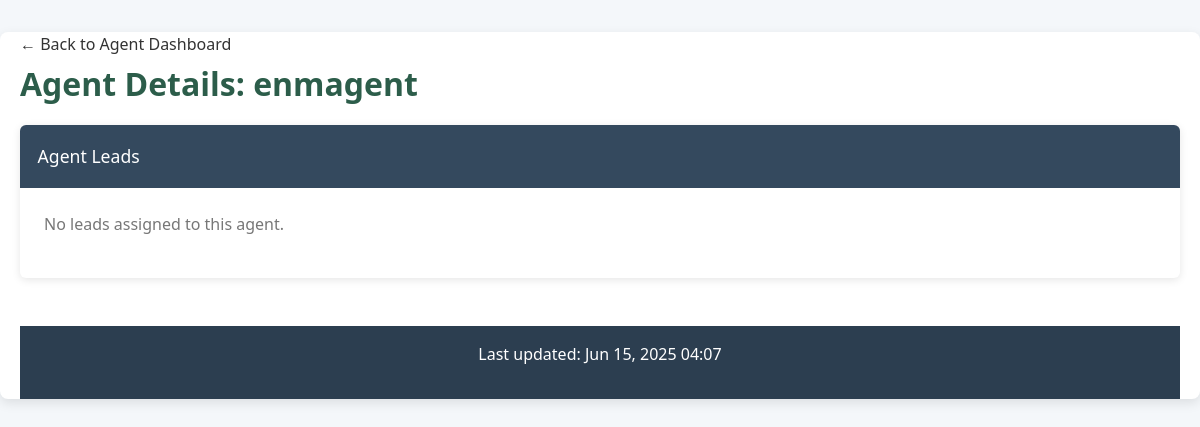
Before: /admin/agent_detail.php?id=6 (signed in) with the older database file.
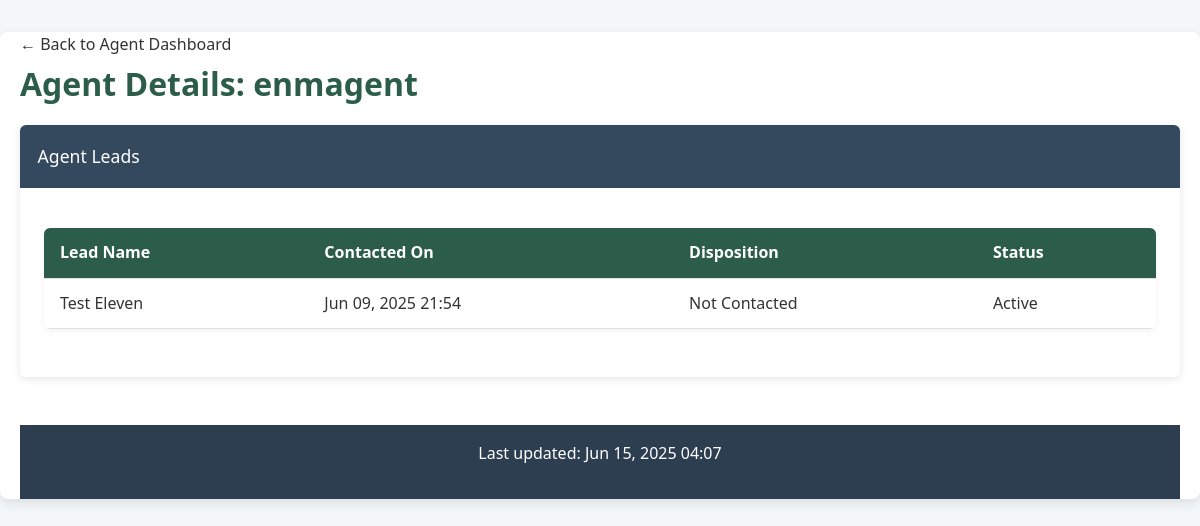
After: the same page with the newer database file.
### tables this page shows
CREATE TABLE `leads` (
  `id` int(11) NOT NULL,
  `external_id` varchar(100) NOT NULL,
  `prefix` varchar(20) DEFAULT NULL,
  `first_name` varchar(50) NOT NULL,
  `mi` varchar(10) DEFAULT NULL,
  `last_name` varchar(50) NOT NULL,
  `phone` varchar(20) NOT NULL,
  `email` varchar(100) DEFAULT NULL,
  `address_line` varchar(150) DEFAULT NULL,
  `suite_apt` varchar(50) DEFAULT NULL,
  `city` varchar(50) DEFAULT NULL,
  `state` char(2) DEFAULT NULL,
  `zip5` char(5) DEFAULT NULL,
  `zip4` char(4) DEFAULT NULL,
  `delivery_point_bar_code` varchar(20) DEFAULT NULL,
  `carrier_route` varchar(20) DEFAULT NULL,
  `fips_county_code` char(5) DEFAULT NULL,
  `county_name` varchar(50) DEFAULT NULL,
  `age` int(11) DEFAULT NULL,
  `insurance_interest_id` int(11) DEFAULT NULL,
  `source_id` int(11) NOT NULL,
  `status_id` int(11) NOT NULL DEFAULT 1,
  `do_not_call` tinyint(1) NOT NULL DEFAULT 0,
  `taken_by` int(11) DEFAULT NULL,
  `taken_at` datetime DEFAULT NULL,
  `created_at` datetime NOT NULL DEFAULT current_timestamp(),
  `updated_at` datetime NOT NULL DEFAULT current_timestamp() ON UPDATE current_timestamp(),
  `income` varchar(10) DEFAULT NULL,
  `language` varchar(10) DEFAULT NULL,
  `notes` text DEFAULT NULL
);

### admin/agent_detail.php (the view, shortened to what this page needs)
<?php
$agent_id = isset($_GET['id']) ? intval($_GET['id']) : null;
$pdo = getPDO();
$stmt = $pdo->prepare("SELECT * FROM users WHERE id = ?");
$stmt->execute([$agent_id]);
$agent = $stmt->fetch(PDO::FETCH_ASSOC);
$stmt = $pdo->prepare("
    SELECT l.*, i.disposition_id, d.name AS disposition_name
    FROM leads l
    LEFT JOIN interactions i ON l.id = i.lead_id
    LEFT JOIN dispositions d ON i.disposition_id = d.id
    WHERE l.taken_by = ?
");
$stmt->execute([$agent_id]);
$leads = $stmt->fetchAll(PDO::FETCH_ASSOC);
?>
<!DOCTYPE html>
<html lang="en">
<head>
    <link rel="stylesheet" href="../assets/css/app.css">
</head>
<body>
<div class="container">
    <a href="owner_dashboard.php" class="back-button">← Back to Agent Dashboard</a>
    <h1>Agent Details: <?= htmlspecialchars($agent['name']) ?></h1>
    <div class="card shadow-sm">
        <div class="card-header">
            Agent Leads
        </div>
        <div class="card-body">
            <?php if (count($leads) > 0): ?>
                <table class="table table-hover mb-0">
                    <thead class="bg-light">
                        <tr>
                            <th>Lead Name</th>
                            <th>Contacted On</th>
                            <th>Disposition</th>
                            <th>Status</th>
                        </tr>
                    </thead>
                    <tbody>
                        <?php foreach ($leads as $lead): ?>
                            <tr>
                                <td>
                                    <a href="../leads/view.php?id=<?= $lead['id'] ?>" class="text-decoration-none">
                                        <?= htmlspecialchars($lead['first_name'] . ' ' . $lead['last_name']) ?>
                                    </a>
                                </td>
                                <td><?= $lead['taken_at'] ? date('M d, Y H:i', strtotime($lead['taken_at'])) : 'N/A' ?></td>
                                <td><?= htmlspecialchars($lead['disposition_name'] ?? 'Not Contacted') ?></td>
                                <td><?= htmlspecialchars($lead['status_id'] ? 'Active' : 'Closed') ?></td>
                            </tr>
                        <?php endforeach; ?>
                    </tbody>
                </table>
            <?php else: ?>
                <p class="text-muted text-center py-4">No leads assigned to this agent.</p>
            <?php endif; ?>
        </div>
    </div>
    <footer>
        <p>Last updated: <?= date('M d, Y H:i') ?></p>
    </footer>
</div>
</body>
</html>

Changed rows visible on the page:
added leads: first_name+last_name "Test Eleven", taken_at "Jun 09, 2025 21:54", disposition_name "Not Contacted", status "Active"
Other visible differences:
text no longer shown: "No leads assigned to this agent."
text now shown: "Lead Name Contacted On Disposition Status"
